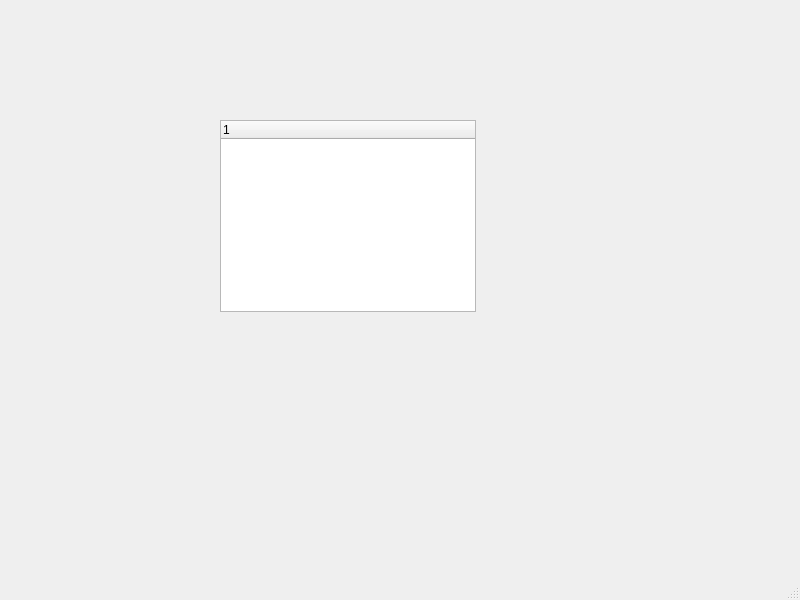
<?xml version="1.0" encoding="UTF-8"?>
<ui version="4.0">
 <class>MainWindow</class>
 <widget class="QMainWindow" name="MainWindow">
  <property name="geometry">
   <rect>
    <x>0</x>
    <y>0</y>
    <width>800</width>
    <height>600</height>
   </rect>
  </property>
  <property name="windowTitle">
   <string>MainWindow</string>
  </property>
  <widget class="QWidget" name="centralwidget">
   <widget class="QTreeWidget" name="treeWidget">
    <property name="geometry">
     <rect>
      <x>220</x>
      <y>120</y>
      <width>256</width>
      <height>192</height>
     </rect>
    </property>
    <column>
     <property name="text">
      <string notr="true">1</string>
     </property>
    </column>
   </widget>
  </widget>
  <widget class="QMenuBar" name="menubar">
   <property name="geometry">
    <rect>
     <x>0</x>
     <y>0</y>
     <width>800</width>
     <height>23</height>
    </rect>
   </property>
  </widget>
  <widget class="QStatusBar" name="statusbar"/>
 </widget>
 <resources/>
 <connections/>
</ui>
